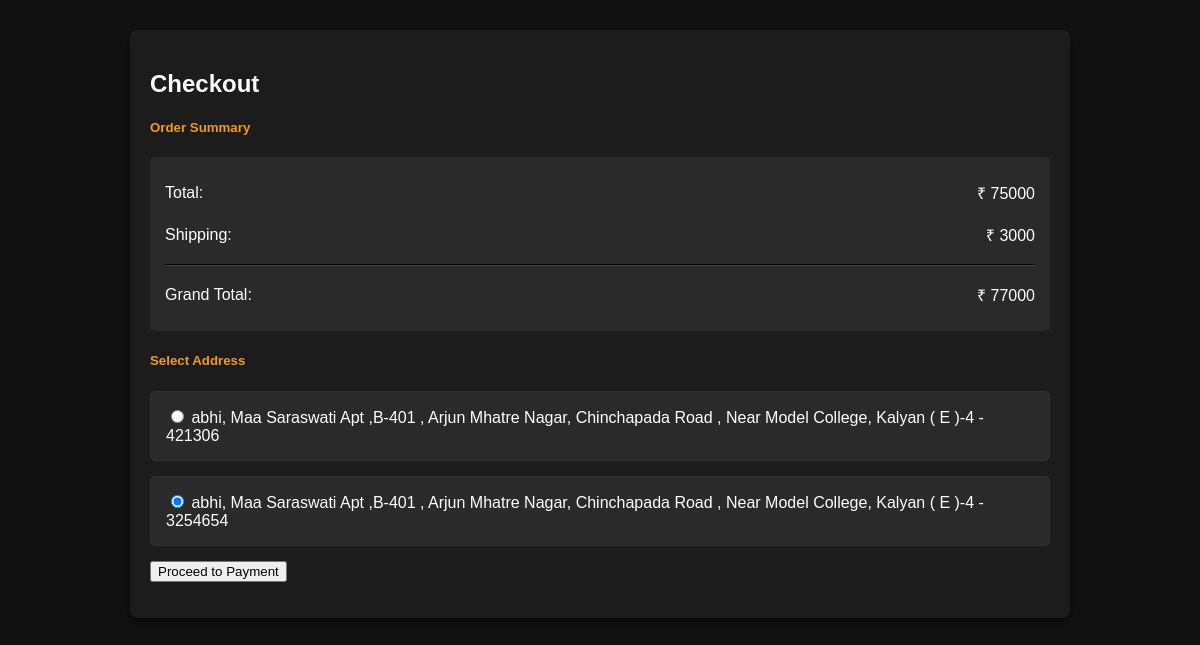
The app's page /Buy_now/1 (signed in) with its own data.
### core/models.py (models this page shows, shortened)
class Watch(models.Model):
    name = models.CharField(max_length=100)
    small_description=models.CharField(max_length=300)
    description=models.TextField()
    original_price = models.IntegerField()
    discounted_price = models.IntegerField()
    Watch_image =models.ImageField(upload_to='Watch_image')

class Customer_Detail(models.Model):
    STATE_CHOICES = [
        ('AP', 'Andhra Pradesh'),
        ('AR', 'Arunachal Pradesh'),
        ('AS', 'Assam'),
        ('BR', 'Bihar'),
        ('CT', 'Chhattisgarh'),
        ('GA', 'Goa'),
        ('GJ', 'Gujarat'),
        ('HR', 'Haryana'),
        ('HP', 'Himachal Pradesh'),
        ('JH', 'Jharkhand'),
        ('KA', 'Karnataka'),
        ('KL', 'Kerala'),
        ('MP', 'Madhya Pradesh'),
        ('MH', 'Maharashtra'),
        ('MN', 'Manipur'),
        ('ML', 'Meghalaya'),
        ('MZ', 'Mizoram'),
        ('NL', 'Nagaland'),
        ('OR', 'Odisha'),
        ('PB', 'Punjab'),
        ('RJ', 'Rajasthan'),
        ('SK', 'Sikkim'),
        ('TN', 'Tamil Nadu'),
        ('TG', 'Telangana'),
        ('TR', 'Tripura'),
        ('UP', 'Uttar Pradesh'),
        ('UK', 'Uttarakhand'),
        ('WB', 'West Bengal'),
        ('AN', 'Andaman and Nicobar Islands'),
        ('CH', 'Chandigarh'),
        ('DN', 'Dadra and Nagar Haveli and Daman and Diu'),
        ('DL', 'Delhi'),
        ('JK', 'Jammu and Kashmir'),
        ('LA', 'Ladakh'),
        ('LD', 'Lakshadweep'),
        ('PY', 'Puducherry'),
    ]
    user = models.ForeignKey(User, on_delete=models.CASCADE)
    name = models.CharField(max_length=100)
    address = models.CharField(max_length=100)
    city = models.CharField(max_length=100)
    state = models.CharField(max_length=2, choices=STATE_CHOICES)
    pincode = models.IntegerField(
        default=0,
        blank=True,
        null=True,
    )

### core/views.py (the view)
# urls.py: path('Buy_now/<int:id>',views.Buy_now,name='Buy_now'),
def Buy_now(request, id):
    watch = Watch.objects.get(pk=id)     # cart_items will fetch product of current user, and show product available in the cart of the current user.
    delhivery_charge = 2000
    final_price = delhivery_charge + watch.discounted_price  # watch.discounted_price should directly return the value now
    address = Customer_Detail.objects.filter(user=request.user)
    return render(request, 'core/buy_now.html', {'final_price': final_price, 'address': address, 'watch': watch})

### core/templates/core/buy_now.html (shortened to what this page needs)
{% block content %}
<body>
    <div class="checkout-container">
        <h2 class="text-center mb-4">Checkout</h2>
        <div class="cart-summary mb-4">
            <h5>Order Summary</h5>
            <div class="summary-card">
                <div class="summary-row">
                    <span>Total:</span>
                    <span class="cart-total">&#8377; {{ watch.discounted_price }}</span>
                </div>
                <div class="summary-row">
                    <span>Shipping:</span>
                    <span class="shipping-cost">&#8377; 3000</span>
                </div>
                <hr>
                <div class="summary-row">
                    <span>Grand Total:</span>
                    <span class="grand-total">&#8377; {{ final_price }}</span>
                </div>
            </div>
        </div>
        <div class="address-selection mb-4">
            <h5>Select Address</h5>
            <form action="{% url "buynowpayment" watch.id %}" method="POST">
                {% for addre in address %}
                    <div class="address-card">
                        <input type="radio" name="buynow_selected_address" value="{{ addre.id }}"checked>
                        <label for="address">
                            {{ addre.name }}, {{ addre.address }} - {{ addre.pincode }}
                        </label>
                    </div>
                    {% endfor %}
                    <input type="submit" class="btn btn-primary btn-sm mt-2" value="Proceed to Payment">
            </form>
        </div>
    </div>
{% endblock content %}
</body>

### core/templates/core/buy_now.html (style rules this page uses)
body { font-family: Arial, sans-serif; background-color: #121212; color: #fff; }
.checkout-container { max-width: 900px; margin: 30px auto; padding: 20px; background-color: #1c1c1c; border-radius: 8px; box-shadow: 0 4px 10px rgba(0, 0, 0, 0.6); }
.summary-card { background-color: #2a2a2a; border-radius: 5px; padding: 15px; margin-bottom: 20px; }
.address-card { padding: 15px; border: 1px solid #333; border-radius: 5px; margin-bottom: 15px; background-color: #2a2a2a; }
.cart-summary h5, .address-selection h5 { color: #f39c12; }
.summary-row { display: flex; justify-content: space-between; align-items: center; padding: 10px 0; }
.summary-row span { font-size: 1rem; }
hr { border-color: #444; }

### records on screen
Watch: discounted_price "75000"
Customer_Detail: name "abhi", address "Maa Saraswati Apt ,B-401 , Arjun Mhatre Nagar, Chinchapada Road , Near Model College, Kalyan ( E )-4", pincode "421306"
Customer_Detail: name "abhi", address "Maa Saraswati Apt ,B-401 , Arjun Mhatre Nagar, Chinchapada Road , Near Model College, Kalyan ( E )-4", pincode "3254654"

### other values on screen
{{ final_price }} "77000"
